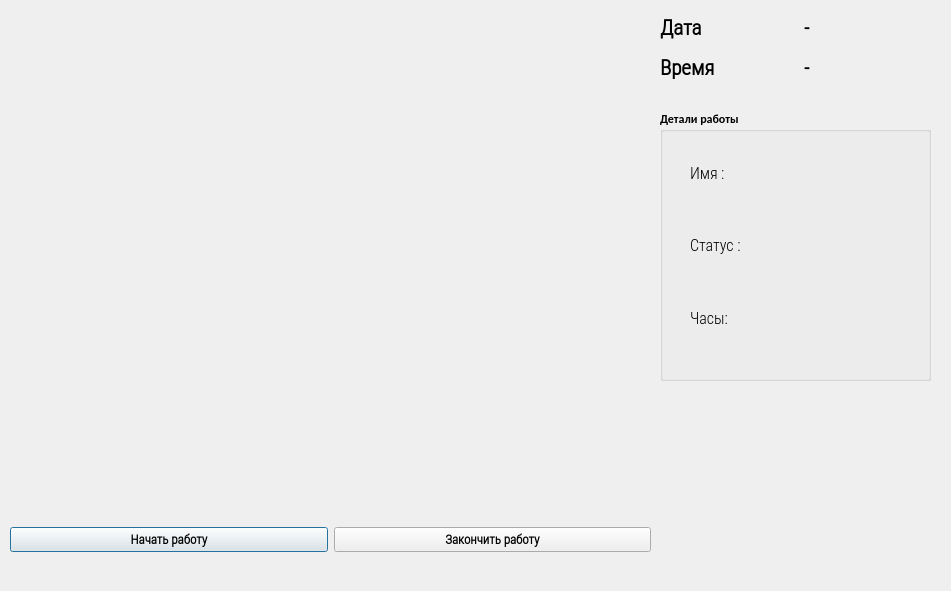
<?xml version="1.0" encoding="UTF-8"?>
<ui version="4.0">
 <class>OutputDialog</class>
 <widget class="QDialog" name="OutputDialog">
  <property name="geometry">
   <rect>
    <x>0</x>
    <y>0</y>
    <width>951</width>
    <height>591</height>
   </rect>
  </property>
  <property name="minimumSize">
   <size>
    <width>0</width>
    <height>0</height>
   </size>
  </property>
  <property name="maximumSize">
   <size>
    <width>1280</width>
    <height>720</height>
   </size>
  </property>
  <property name="font">
   <font>
    <family>Calibri</family>
    <weight>75</weight>
    <bold>true</bold>
   </font>
  </property>
  <property name="windowTitle">
   <string>Face Recognition Attendance App</string>
  </property>
  <property name="windowIcon">
   <iconset>
    <normaloff>:/icon/icon.png</normaloff>:/icon/icon.png</iconset>
  </property>
  <widget class="QLabel" name="imgLabel">
   <property name="geometry">
    <rect>
     <x>10</x>
     <y>10</y>
     <width>640</width>
     <height>480</height>
    </rect>
   </property>
   <property name="minimumSize">
    <size>
     <width>4</width>
     <height>0</height>
    </size>
   </property>
   <property name="maximumSize">
    <size>
     <width>640</width>
     <height>480</height>
    </size>
   </property>
   <property name="text">
    <string/>
   </property>
  </widget>
  <widget class="QWidget" name="horizontalLayoutWidget">
   <property name="geometry">
    <rect>
     <x>10</x>
     <y>500</y>
     <width>641</width>
     <height>80</height>
    </rect>
   </property>
   <layout class="QHBoxLayout" name="horizontalLayout">
    <item>
     <widget class="QPushButton" name="ClockInButton">
      <property name="font">
       <font>
        <family>Roboto Condensed Light</family>
        <pointsize>10</pointsize>
        <weight>75</weight>
        <bold>true</bold>
       </font>
      </property>
      <property name="text">
       <string>Начать работу</string>
      </property>
      <property name="checkable">
       <bool>true</bool>
      </property>
     </widget>
    </item>
    <item>
     <widget class="QPushButton" name="ClockOutButton">
      <property name="font">
       <font>
        <family>Roboto Condensed Light</family>
        <pointsize>10</pointsize>
        <weight>75</weight>
        <bold>true</bold>
       </font>
      </property>
      <property name="text">
       <string>Закончить работу</string>
      </property>
      <property name="checkable">
       <bool>true</bool>
      </property>
     </widget>
    </item>
   </layout>
  </widget>
  <widget class="QWidget" name="gridLayoutWidget">
   <property name="geometry">
    <rect>
     <x>660</x>
     <y>10</y>
     <width>281</width>
     <height>75</height>
    </rect>
   </property>
   <layout class="QGridLayout" name="gridLayout_2">
    <item row="0" column="0">
     <widget class="QLabel" name="label">
      <property name="font">
       <font>
        <family>Roboto Condensed Light</family>
        <pointsize>16</pointsize>
        <weight>75</weight>
        <bold>true</bold>
       </font>
      </property>
      <property name="text">
       <string>Дата</string>
      </property>
     </widget>
    </item>
    <item row="0" column="1">
     <widget class="QLabel" name="Date_Label">
      <property name="font">
       <font>
        <family>Roboto Condensed Light</family>
        <pointsize>15</pointsize>
        <weight>75</weight>
        <bold>true</bold>
       </font>
      </property>
      <property name="text">
       <string>-</string>
      </property>
     </widget>
    </item>
    <item row="1" column="0">
     <widget class="QLabel" name="label_2">
      <property name="font">
       <font>
        <family>Roboto Condensed Light</family>
        <pointsize>16</pointsize>
        <weight>75</weight>
        <bold>true</bold>
       </font>
      </property>
      <property name="text">
       <string>Время</string>
      </property>
     </widget>
    </item>
    <item row="1" column="1">
     <widget class="QLabel" name="Time_Label">
      <property name="font">
       <font>
        <family>Roboto Condensed Light</family>
        <pointsize>15</pointsize>
        <weight>75</weight>
        <bold>true</bold>
       </font>
      </property>
      <property name="text">
       <string>-</string>
      </property>
     </widget>
    </item>
   </layout>
  </widget>
  <widget class="QGroupBox" name="groupBox">
   <property name="geometry">
    <rect>
     <x>660</x>
     <y>110</y>
     <width>271</width>
     <height>271</height>
    </rect>
   </property>
   <property name="title">
    <string>Детали работы</string>
   </property>
   <widget class="QWidget" name="verticalLayoutWidget">
    <property name="geometry">
     <rect>
      <x>30</x>
      <y>30</y>
      <width>154</width>
      <height>211</height>
     </rect>
    </property>
    <layout class="QVBoxLayout" name="verticalLayout">
     <item>
      <widget class="QLabel" name="label_3">
       <property name="font">
        <font>
         <family>Roboto Condensed Light</family>
         <pointsize>12</pointsize>
         <weight>50</weight>
         <bold>false</bold>
        </font>
       </property>
       <property name="text">
        <string>Имя : </string>
       </property>
      </widget>
     </item>
     <item>
      <widget class="QLabel" name="label_4">
       <property name="font">
        <font>
         <family>Roboto Condensed Light</family>
         <pointsize>12</pointsize>
         <weight>50</weight>
         <bold>false</bold>
        </font>
       </property>
       <property name="text">
        <string>Статус :</string>
       </property>
      </widget>
     </item>
     <item>
      <widget class="QLabel" name="label_5">
       <property name="font">
        <font>
         <family>Roboto Condensed Light</family>
         <pointsize>12</pointsize>
         <weight>50</weight>
         <bold>false</bold>
        </font>
       </property>
       <property name="text">
        <string>Часы:</string>
       </property>
      </widget>
     </item>
    </layout>
   </widget>
   <widget class="QWidget" name="verticalLayoutWidget_2">
    <property name="geometry">
     <rect>
      <x>120</x>
      <y>30</y>
      <width>131</width>
      <height>211</height>
     </rect>
    </property>
    <layout class="QVBoxLayout" name="verticalLayout_2">
     <item>
      <widget class="QLabel" name="NameLabel">
       <property name="font">
        <font>
         <family>Roboto Condensed Light</family>
         <pointsize>12</pointsize>
         <weight>50</weight>
         <bold>false</bold>
        </font>
       </property>
       <property name="text">
        <string/>
       </property>
      </widget>
     </item>
     <item>
      <widget class="QLabel" name="StatusLabel">
       <property name="font">
        <font>
         <family>Roboto Condensed Light</family>
         <pointsize>12</pointsize>
         <weight>50</weight>
         <bold>false</bold>
        </font>
       </property>
       <property name="text">
        <string/>
       </property>
      </widget>
     </item>
     <item>
      <layout class="QHBoxLayout" name="horizontalLayout_2">
       <item>
        <widget class="QLabel" name="HoursLabel">
         <property name="font">
          <font>
           <family>Roboto Condensed Light</family>
           <pointsize>12</pointsize>
           <weight>50</weight>
           <bold>false</bold>
          </font>
         </property>
         <property name="text">
          <string/>
         </property>
        </widget>
       </item>
       <item>
        <widget class="QLabel" name="MinLabel">
         <property name="font">
          <font>
           <family>Roboto Condensed Light</family>
           <pointsize>12</pointsize>
           <weight>50</weight>
           <bold>false</bold>
          </font>
         </property>
         <property name="text">
          <string/>
         </property>
        </widget>
       </item>
      </layout>
     </item>
    </layout>
   </widget>
  </widget>
 </widget>
 <resources>
  <include location="resource.qrc"/>
 </resources>
 <connections/>
</ui>
